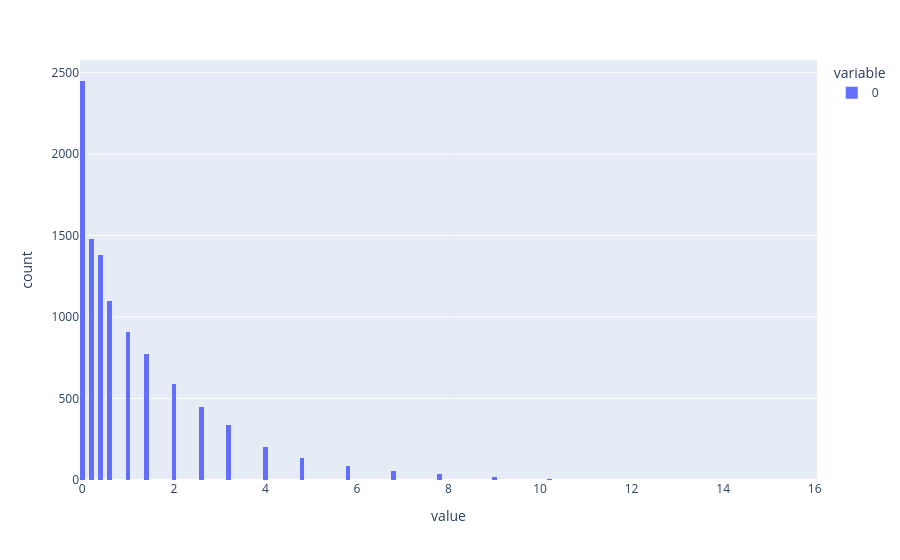

The notebook cell this image was saved under:
### Code cell
# для случая с монеткой

n = 2 # количество градаций номинативной переменной
N = 10000 # количество выборок
L = 100 # размер одной выборки
chi_squared = []
for i in range(N):
    result = []
    for j in range(L):
        result.append(random.randint(1, n))
    chi_squared.append(
        sum([(result.count(k) - L / n) ** 2 / (L / n) for k in range(1, n + 1)]))
fig = px.histogram(chi_squared)
fig.show()

### Figure 1 — Plotly figure (JSON) as saved in the notebook; plotly's stock layout.template omitted (floating-point values rounded to 4 significant figures; data arrays with more than 128 entries replaced by an {"elided": "..."} marker saying what was removed)
{"data": [{"alignmentgroup": "True", "bingroup": "x", "hovertemplate": "variable=0<br>value=%{x}<br>count=%{y}<extra></extra>", "legendgroup": "0", "marker": {"color": "#636efa", "pattern": {"shape": ""}}, "name": "0", "offsetgroup": "0", "orientation": "v", "showlegend": true, "type": "histogram", "x": {"elided": "10000 float values"}, "xaxis": "x", "yaxis": "y"}], "layout": {"barmode": "relative", "legend": {"title": {"text": "variable"}, "tracegroupgap": 0}, "margin": {"t": 60}, "xaxis": {"anchor": "y", "domain": [0, 1], "title": {"text": "value"}}, "yaxis": {"anchor": "x", "domain": [0, 1], "title": {"text": "count"}}}}
